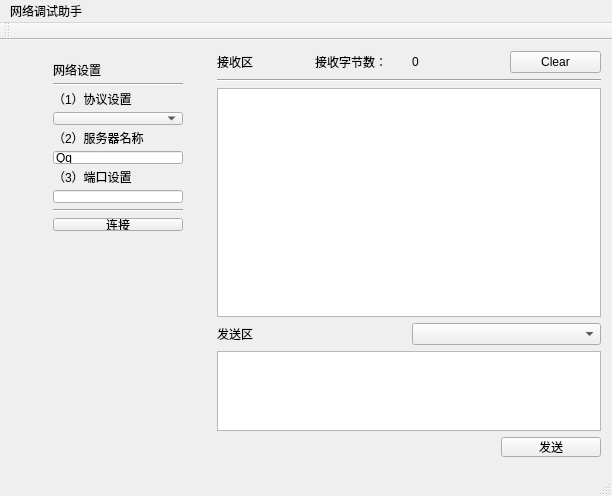
<?xml version="1.0" encoding="UTF-8"?>
<ui version="4.0">
 <class>MainWindow</class>
 <widget class="QMainWindow" name="MainWindow">
  <property name="geometry">
   <rect>
    <x>0</x>
    <y>0</y>
    <width>612</width>
    <height>496</height>
   </rect>
  </property>
  <property name="maximumSize">
   <size>
    <width>16777215</width>
    <height>16777215</height>
   </size>
  </property>
  <property name="windowTitle">
   <string>MainWindow</string>
  </property>
  <widget class="QWidget" name="centralWidget">
   <layout class="QGridLayout" name="gridLayout">
    <item row="0" column="0" rowspan="2">
     <layout class="QVBoxLayout" name="verticalLayout_3">
      <item>
       <widget class="QWidget" name="wg_set" native="true">
        <property name="minimumSize">
         <size>
          <width>200</width>
          <height>200</height>
         </size>
        </property>
        <property name="maximumSize">
         <size>
          <width>200</width>
          <height>200</height>
         </size>
        </property>
        <widget class="QWidget" name="layoutWidget">
         <property name="geometry">
          <rect>
           <x>31</x>
           <y>1</y>
           <width>152</width>
           <height>190</height>
          </rect>
         </property>
         <layout class="QVBoxLayout" name="verticalLayout">
          <item>
           <widget class="QLabel" name="label">
            <property name="text">
             <string>网络设置</string>
            </property>
           </widget>
          </item>
          <item>
           <widget class="Line" name="line">
            <property name="orientation">
             <enum>Qt::Horizontal</enum>
            </property>
           </widget>
          </item>
          <item>
           <widget class="QLabel" name="label_2">
            <property name="text">
             <string>（1）协议设置</string>
            </property>
           </widget>
          </item>
          <item>
           <widget class="QComboBox" name="cb_select">
            <property name="maximumSize">
             <size>
              <width>140</width>
              <height>20</height>
             </size>
            </property>
           </widget>
          </item>
          <item>
           <widget class="QLabel" name="l_ip">
            <property name="text">
             <string>（2）服务器名称</string>
            </property>
           </widget>
          </item>
          <item>
           <widget class="QLineEdit" name="ed_ip">
            <property name="maximumSize">
             <size>
              <width>140</width>
              <height>20</height>
             </size>
            </property>
            <property name="text">
             <string>Qq</string>
            </property>
           </widget>
          </item>
          <item>
           <widget class="QLabel" name="l_port">
            <property name="text">
             <string>（3）端口设置</string>
            </property>
           </widget>
          </item>
          <item>
           <widget class="QLineEdit" name="ed_port">
            <property name="maximumSize">
             <size>
              <width>140</width>
              <height>20</height>
             </size>
            </property>
           </widget>
          </item>
          <item>
           <widget class="Line" name="line_5">
            <property name="orientation">
             <enum>Qt::Horizontal</enum>
            </property>
           </widget>
          </item>
          <item>
           <widget class="QPushButton" name="pushButton">
            <property name="maximumSize">
             <size>
              <width>1666</width>
              <height>20</height>
             </size>
            </property>
            <property name="text">
             <string>连接</string>
            </property>
           </widget>
          </item>
         </layout>
        </widget>
       </widget>
      </item>
      <item>
       <widget class="QLabel" name="l_status">
        <property name="text">
         <string/>
        </property>
       </widget>
      </item>
      <item>
       <spacer name="verticalSpacer">
        <property name="orientation">
         <enum>Qt::Vertical</enum>
        </property>
        <property name="sizeHint" stdset="0">
         <size>
          <width>20</width>
          <height>40</height>
         </size>
        </property>
       </spacer>
      </item>
     </layout>
    </item>
    <item row="0" column="1">
     <layout class="QVBoxLayout" name="verticalLayout_2">
      <item>
       <layout class="QHBoxLayout" name="horizontalLayout_3">
        <item>
         <widget class="QLabel" name="label_5">
          <property name="text">
           <string>接收区</string>
          </property>
         </widget>
        </item>
        <item>
         <widget class="QLabel" name="label_3">
          <property name="text">
           <string>接收字节数：</string>
          </property>
         </widget>
        </item>
        <item>
         <widget class="QLabel" name="l_len">
          <property name="text">
           <string>0</string>
          </property>
         </widget>
        </item>
        <item>
         <widget class="QPushButton" name="btn_clear">
          <property name="text">
           <string>Clear</string>
          </property>
         </widget>
        </item>
       </layout>
      </item>
      <item>
       <widget class="Line" name="line_4">
        <property name="orientation">
         <enum>Qt::Horizontal</enum>
        </property>
       </widget>
      </item>
      <item>
       <widget class="QPlainTextEdit" name="edit_show"/>
      </item>
      <item>
       <layout class="QHBoxLayout" name="horizontalLayout_2">
        <item>
         <widget class="QLabel" name="label_6">
          <property name="text">
           <string>发送区</string>
          </property>
         </widget>
        </item>
        <item>
         <widget class="QComboBox" name="cb_clients"/>
        </item>
       </layout>
      </item>
      <item>
       <widget class="QTextEdit" name="textEdit">
        <property name="maximumSize">
         <size>
          <width>16777215</width>
          <height>80</height>
         </size>
        </property>
       </widget>
      </item>
      <item>
       <layout class="QHBoxLayout" name="horizontalLayout">
        <item>
         <widget class="QWidget" name="wg_select" native="true"/>
        </item>
        <item>
         <widget class="QPushButton" name="bt_send">
          <property name="maximumSize">
           <size>
            <width>100</width>
            <height>20</height>
           </size>
          </property>
          <property name="text">
           <string>发送</string>
          </property>
         </widget>
        </item>
       </layout>
      </item>
     </layout>
    </item>
    <item row="1" column="1">
     <widget class="Line" name="line_2">
      <property name="orientation">
       <enum>Qt::Vertical</enum>
      </property>
     </widget>
    </item>
   </layout>
  </widget>
  <widget class="QMenuBar" name="menuBar">
   <property name="geometry">
    <rect>
     <x>0</x>
     <y>0</y>
     <width>612</width>
     <height>23</height>
    </rect>
   </property>
   <widget class="QMenu" name="menuwan">
    <property name="title">
     <string>网络调试助手</string>
    </property>
   </widget>
   <addaction name="menuwan"/>
  </widget>
  <widget class="QToolBar" name="mainToolBar">
   <attribute name="toolBarArea">
    <enum>TopToolBarArea</enum>
   </attribute>
   <attribute name="toolBarBreak">
    <bool>false</bool>
   </attribute>
  </widget>
  <widget class="QStatusBar" name="statusBar"/>
 </widget>
 <layoutdefault spacing="6" margin="11"/>
 <resources/>
 <connections/>
</ui>
